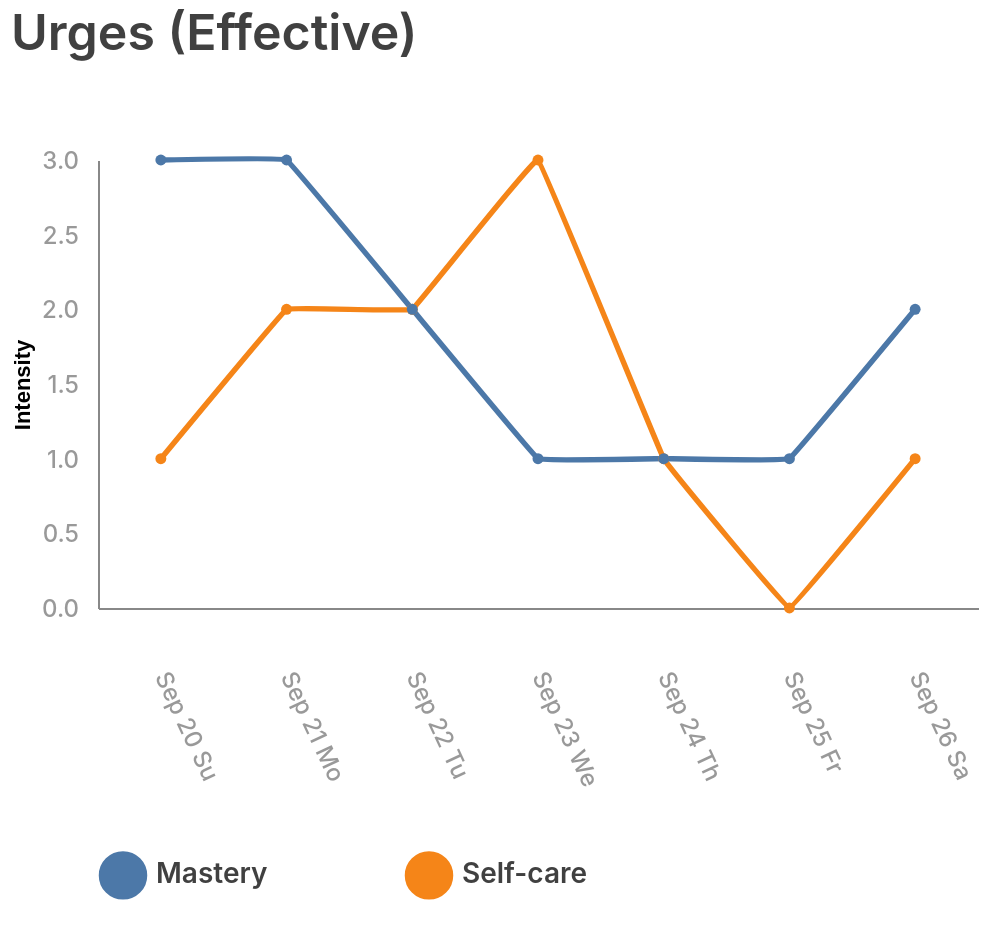

Vega-Lite specification stored for this chart:
### Vega-Lite specification from a JSON file in a GitHub repository (floating-point values rounded to 4 significant figures)
{"$schema": "https://vega.github.io/schema/vega-lite/v5.json", "description": "A basic line chart example.", "width": 440, "height": 224, "padding": 5, "title": "Urges (Effective)", "data": {"values": [{"value": 1, "date": "2020-09-20", "symbol": "Self-care"}, {"value": 3, "date": "2020-09-20", "symbol": "Mastery"}, {"value": 2, "date": "2020-09-21", "symbol": "Self-care"}, {"value": 3, "date": "2020-09-21", "symbol": "Mastery"}, {"value": 2, "date": "2020-09-22", "symbol": "Self-care"}, {"value": 2, "date": "2020-09-22", "symbol": "Mastery"}, {"value": 3, "date": "2020-09-23", "symbol": "Self-care"}, {"value": 1, "date": "2020-09-23", "symbol": "Mastery"}, {"value": 1, "date": "2020-09-24", "symbol": "Self-care"}, {"value": 1, "date": "2020-09-24", "symbol": "Mastery"}, {"value": 0, "date": "2020-09-25", "symbol": "Self-care"}, {"value": 1, "date": "2020-09-25", "symbol": "Mastery"}, {"value": 1, "date": "2020-09-26", "symbol": "Self-care"}, {"value": 2, "date": "2020-09-26", "symbol": "Mastery"}]}, "config": {"view": {"stroke": "transparent"}, "title": {"color": "rgba(0, 0, 0, 0.75)", "fontSize": 25, "font": "Inter", "fontWeight": 600, "align": "left", "anchor": "start", "dy": -40}, "legend": {"title": null, "orient": "bottom", "columns": 2, "labelColor": "rgba(0, 0, 0, 0.75)", "labelFont": "Inter", "labelFontSize": 14, "labelFontWeight": 600, "rowPadding": 20, "columnPadding": 50, "symbolStrokeWidth": 12, "symbolSize": 150, "symbolType": "circle", "offset": 30}, "axisX": {"orient": "bottom", "format": "%b %d %a", "labelColor": "rgba(0, 0, 0, 0.4)", "labelFont": "Inter", "labelFontWeight": 500, "labelFontSize": 12, "ticks": false, "labelExpr": "substring(datum.label, 0, 9)", "labelPadding": 32, "title": "Date", "grid": false}, "axisY": {"orient": "left", "tickCount": 5, "labelColor": "rgba(0, 0, 0, 0.4)", "labelFont": "Inter", "labelFontWeight": 500, "labelFontSize": 12, "ticks": false, "labelPadding": 10, "title": "Intensity", "grid": false}}, "mark": {"type": "line", "interpolate": "cardinal", "point": true, "tension": 0.9}, "selection": {"symbol": {"type": "multi", "fields": ["symbol"], "bind": "legend", "toggle": "true"}}, "encoding": {"x": {"field": "date", "axis": {"labelAngle": 65}, "type": "ordinal", "timeUnit": "yearmonthdate"}, "y": {"field": "value", "title": "Intensity", "type": "quantitative"}, "color": {"field": "symbol", "type": "nominal"}, "strokeWidth": {"value": 2.7}, "opacity": {"condition": {"selection": "symbol", "value": 1}, "value": 0}}}
